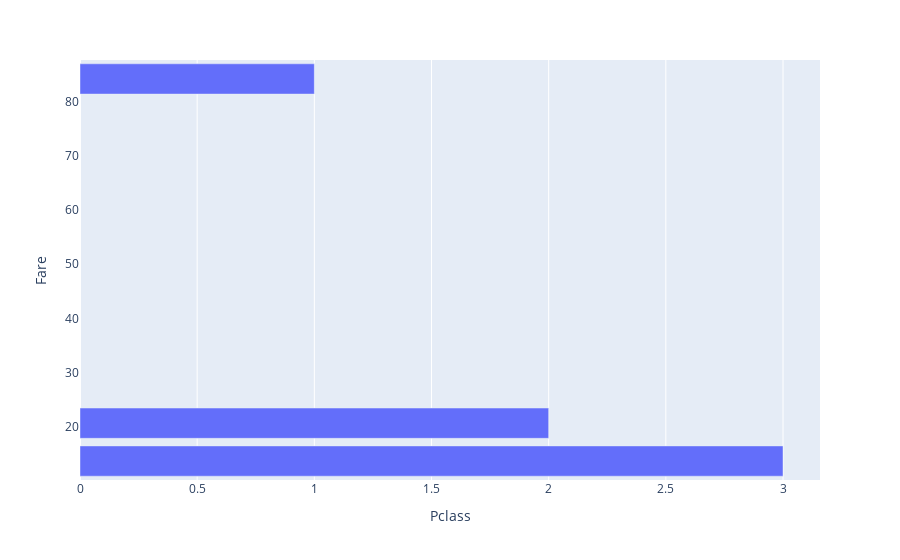

Notebook source saved alongside this figure:
### Code cell


### Figure 1 — Plotly figure (JSON) as saved in the notebook; plotly's stock layout.template omitted (floating-point values rounded to 4 significant figures)
{"data": [{"alignmentgroup": "True", "hovertemplate": "Pclass=%{x}<br>Fare=%{y}<extra></extra>", "legendgroup": "", "marker": {"color": "#636efa", "pattern": {"shape": ""}}, "name": "", "offsetgroup": "", "orientation": "h", "showlegend": false, "textposition": "auto", "type": "bar", "x": [1, 2, 3], "xaxis": "x", "y": [84.15, 20.66, 13.68], "yaxis": "y"}], "layout": {"barmode": "relative", "legend": {"tracegroupgap": 0}, "margin": {"t": 60}, "xaxis": {"anchor": "y", "domain": [0, 1], "title": {"text": "Pclass"}}, "yaxis": {"anchor": "x", "domain": [0, 1], "title": {"text": "Fare"}}}}
